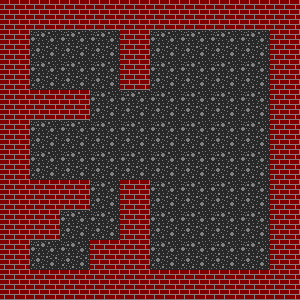

Rendered tile map (Tiled .tmx) drawn with the repository's tilesets; below, a short description and the full map source, tile grids included:
An orthogonal 10x10 tile map with 30x30 px tiles, 1 tile layer (Tile Layer 1) and 1 object (NPC).

<map version="1.0" tiledversion="1.1.3" orientation="orthogonal" renderorder="right-down" width="10" height="10" tilewidth="30" tileheight="30" infinite="0" nextobjectid="5">
 <tileset firstgid="1" source="mastersheet.tsx" />
 <layer name="Tile Layer 1" width="10" height="10">
  <data encoding="csv">
66,66,66,66,66,66,66,66,66,66,
66,1,1,1,66,1,1,1,1,66,
66,1,1,1,66,1,1,1,1,66,
66,66,66,1,1,1,1,1,1,66,
66,1,1,1,1,1,1,1,1,66,
66,1,1,1,1,1,1,1,1,66,
66,66,66,1,66,1,1,1,1,66,
66,66,1,1,66,1,1,1,1,66,
66,1,1,66,66,1,1,1,1,66,
66,66,66,66,66,66,66,66,66,66
</data>
 </layer>
 <objectgroup name="NPCs">
  <object id="4" name="girl" type="NPC" x="253" y="75">
   <point />
  </object>
 </objectgroup>
</map>
